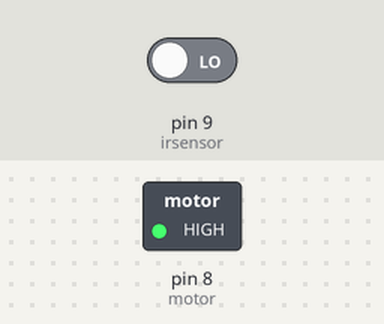
Recording of a sketch running on a simulated Arduino Uno, built with avr-gcc and run on an emulated ATmega328P. Shown: switched loads named in the sketch (green lamp = pin HIGH). The test bench sets the inputs (shaded band); at power-on: pin 9 (irsensor) LOW.

Above: at 1.2 s.
1.3 s: pin 9 (irsensor) driven HIGH
At 1.9 s:
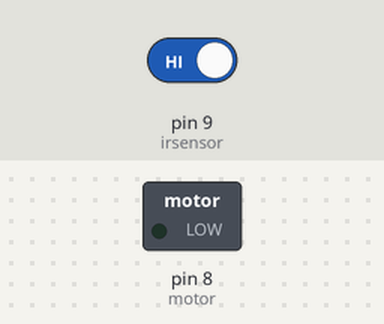
2.8 s: pin 9 (irsensor) driven LOW
At 4.2 s:
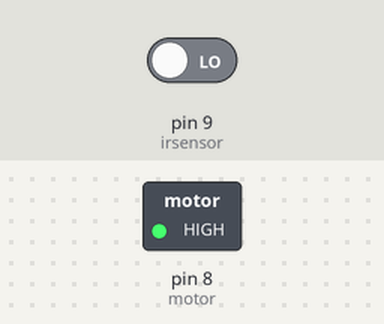
Timing chart, 0 to 5.8 s (numbered marks = the images above; inputs shaded):
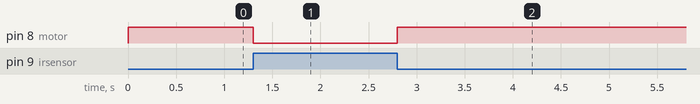

Measured:
- after the input at 1.3 s, pin 8 (motor): HIGH → LOW at once
- after the input at 2.8 s, pin 8 (motor): LOW → HIGH at once

The sketch:

motor_with_irsensor.ino
```cpp
int irsensor = 9;
int motor = 8;

void setup() {
  // put your setup code here, to run once:
  pinMode(irsensor,INPUT);
  pinMode(motor,OUTPUT);

}

void loop() {
  // put your main code here, to run repeatedly:
  int statusSensor = digitalRead(irsensor);
  if (statusSensor==1)
  {
    digitalWrite(motor,LOW);
  }
  else
  {
    digitalWrite(motor,HIGH);
  }
}
```
